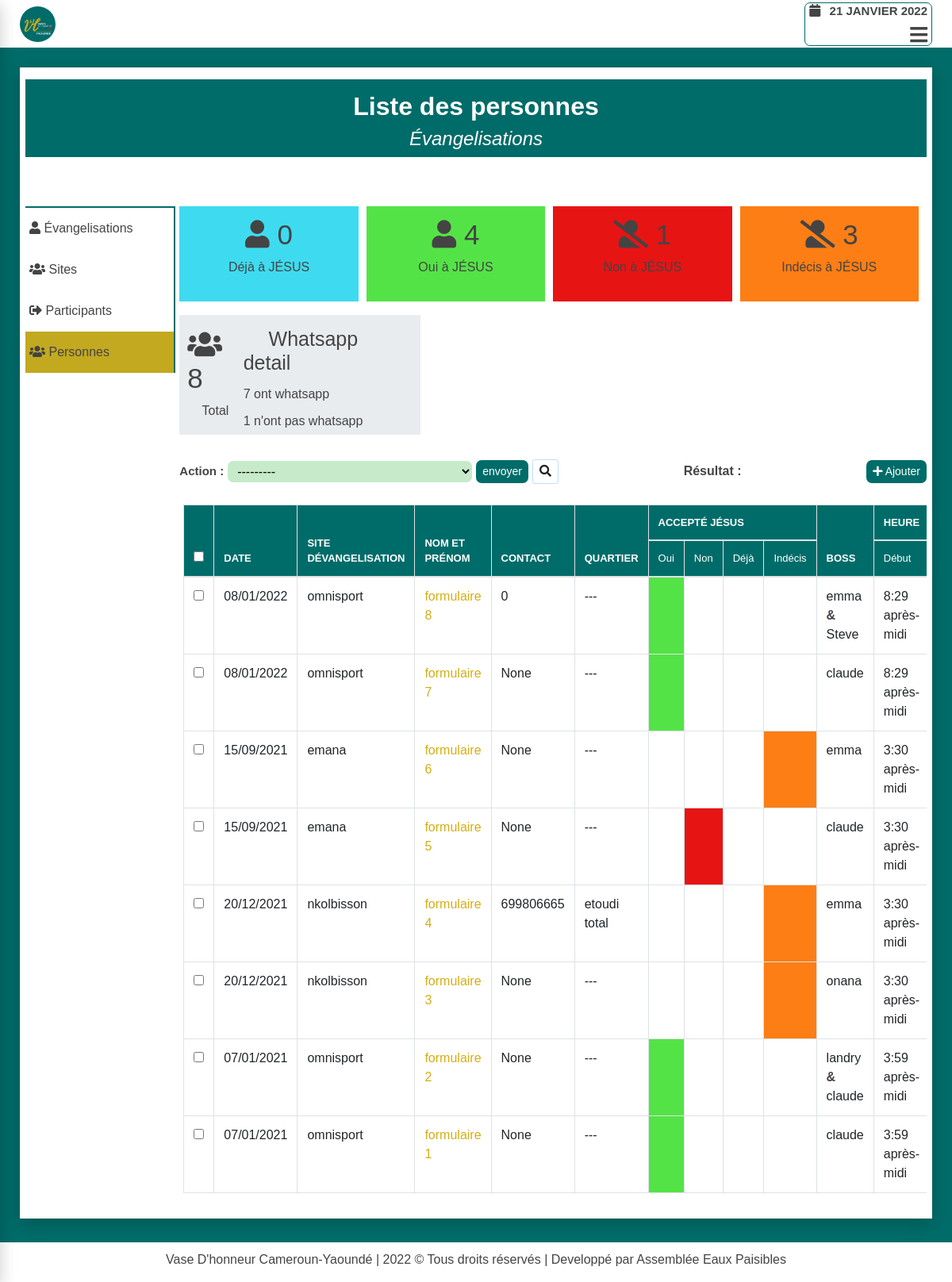
Screenshot of /evangelisation/operations/personnes/ with the database file from the repository.
### evangelisation/models.py (models this page shows, shortened)
class Person(models.Model):
    ACCEPTE_JESUS = (
        ('oui', 'Oui'),
        ('non', 'Non'),
        ('ras', 'Indécis'),
        ('déjà', 'Déjà')
    )
    SEXE = (
        ('masculin', 'Masculin'),
        ('féminin', 'Féminin')
    )
    WHATSAPP = (
        ('oui', 'Oui'),
        ('non', 'Non'),
    )
    author = models.ForeignKey(User, related_name='auth_personnes',
                                            on_delete=models.SET_NULL,
                                            blank=True,
                                            null=True,
                                            verbose_name="Enrgistré par ")
    evangelisation = models.ForeignKey(Evangelisation, related_name='personnes',
                                            on_delete=models.DO_NOTHING,
                                            blank=True,
                                            null=False,
                                            verbose_name="Moment d'évangelisation")
    date = models.DateField(auto_now_add=True)
    nom_et_prenom = models.CharField(max_length=200,
        verbose_name='Nom et Prénom',
        unique=True,
        null=False,
        help_text="ce champ doit avoir au moins trois caractères",
        error_messages={'unique':"Une personne avec ce nom existe déjà"})
    contacts = models.PositiveIntegerField(
                verbose_name="Numéro de téléphone",
                blank=True,
                null=True,
                default= "---",
                help_text="Le numéro de téléphone doit avoir 09 chiffres"
            )
    quartier_d_habitation = models.CharField(
        max_length=200,
        verbose_name="Quartier d'habitation",
        help_text="ce champ doit avoir au moins trois caractères",
        blank=True,
        null=True,
        default="---"
    )
    accepte_jesus = models.CharField(choices=ACCEPTE_JESUS, max_length=15, verbose_name='Accepté JÉSUS')
    sexe = models.CharField(choices=SEXE, max_length=15, verbose_name='Sexe')
    whatsapp = models.CharField(choices=WHATSAPP, max_length=15, verbose_name='Whatsapp', blank=True,  null=True)
    boss = models.ManyToManyField(Participant, related_name='personnes',
                        verbose_name="Qui l'ont évangelisé ?",
                        help_text="selectionner les personnes ayant évangelisés cette personne", blank=True)
    sujets_de_priere = models.TextField(verbose_name="Prière et observation", null=True, blank=True, help_text="ce champ est optionnel")
    temoignages = models.TextField(verbose_name="Témoignage", null=True, blank=True, help_text="ce champ est optionnel")
    created = models.DateTimeField(auto_now_add=True, verbose_name='créer à')
    updated = models.DateTimeField(auto_now=True, verbose_name='mis à jour à')
    class Meta:
        verbose_name = "Personne évangélisé"
        ordering = ('-nom_et_prenom',)

class Evangelisation(models.Model):
    status = (
        ('oui', 'Oui'),
        ('non', 'Non')
    )
    day = models.DateField(verbose_name="Jour d'évangélisation",
            default=timezone.now, unique=True,
            error_messages={'unique':"ce moment d'évangelisation existe déjà"})
    heure_de_debut = models.TimeField(default=timezone.now, verbose_name="Heure de début")
    heure_de_fin = models.TimeField(default=timezone.now, verbose_name="Heure de fin")
    site = models.ForeignKey(Site, related_name="evangelisations", verbose_name="Lieu d'évangelisation",
                            on_delete=models.SET_NULL, blank=True,  null=True)
    author = models.ForeignKey(User, related_name='evangs', on_delete=models.SET_NULL,
                                blank=True, null=True, verbose_name="créer par ")
    boss = models.ManyToManyField(Participant, related_name='participations',
                                blank=True, verbose_name="Qui sont présents ?")
    observation = models.TextField(verbose_name="Observations", null=True, blank=True)
    def dure(self):
        rest = None
        debut_minites = self.heure_de_debut.hour*60 + self.heure_de_debut.minute
        fin_minites = self.heure_de_fin.hour*60 + self.heure_de_fin.minute
        if debut_minites<=fin_minites:
            heure = (fin_minites - debut_minites)//60
            mini = (fin_minites - debut_minites)%60
            if 0<=heure<=9:
                if 0<=mini<=9:
                    rest = f"0{int(heure)}:0{mini}"
                else:
                    rest = f"0{int(heure)}:{mini}"
            else:
                if 0<=mini<=9:
                    rest = f"{int(heure)}:0{mini}"
                rest = f"{heure}:{mini}"
        else:
            return f"calcule impossible"
        return rest

class Site(models.Model):
    status = (
        ('oui', 'Oui'),
        ('non', 'Non')
    )
    nom_site_evangelisation = models.CharField(max_length=200,
                        verbose_name="site d'évangélisation",
                        help_text="le nom du site doit avoir au moins 03 caractères",
                        unique=True,
                        error_messages={'unique':"Un site avec ce nom existe déjà"})
    description = models.TextField(null=True, blank=True, verbose_name="Description", help_text="ajouter une description du site")
    image = models.ImageField(upload_to='images/site/%Y/%m/%d/', null=True, blank=True, help_text="ajouter une image")
    author = models.ForeignKey(User, related_name='sites',
                                on_delete=models.SET_NULL,
                                null=True,
                                verbose_name="ajouter par ")
    created = models.DateTimeField(auto_now_add=True)
    updated = models.DateTimeField(auto_now=True)
    class Meta:
        verbose_name = "Site d'évangélisation"
    def __str__(self):
        return self.nom_site_evangelisation

class Participant(models.Model):
    SEXE = (
        ('masculin', 'Masculin'),
        ('féminin', 'Féminin')
    )
    nom_et_prenom = models.CharField(max_length=200, unique=True, error_messages={'unique':"Un participant avec ce nom et\ou prénom existe déjà"})
    sexe = models.CharField(choices=SEXE, max_length=15, verbose_name='Sexe')
    author = models.ForeignKey(User, related_name='participants',
                                on_delete=models.SET_NULL,
                                blank=True,
                                null=True,
                                verbose_name="créer par ")
    created = models.DateTimeField(auto_now_add=True)
    updated = models.DateTimeField(auto_now=True)

### evangelisation/views.py (the view)
def evangelisation_app_operations(request, type_opera):
    return get_liste_models_and_template(request, type_opera)

### evangelisation/templates/pages/liste.html (shortened to what this page needs)
{% extends 'base.html' %}
{% block hamburger %}
<div class="menu-btn">
    <i class="fas fa-bars"></i>
</div>
{% endblock hamburger %}
{% block content %}
<div class="wrapper-head-liste">
    <div class="head-liste">
        <h2>Liste des {{type_opera}}</h2>
        <h4>Évangelisations</h4>
    </div>
</div>
<div class="wrapper-liste">
    <div class="row">
        <div class="col-md-2">
            {% include 'partials/operation-side-bar-link.html' %}
        </div>
        <div class="col-md-10">
            <div class="liste">
                {% if type_opera == "personnes" %}
                    <div class="row">
                        <div class="col-md-6 col-xl-3 col-lg-3 col-sm-6">
                            <div class="wrapper-evang-infos">
                                <div class="deja">
                                    <h2><i class="fa fa-user"></i> {{pers_deja|length}}</h2>
                                    <p>Déjà à JÉSUS</p>
                                </div>
                            </div>
                        </div>
                        <div class="col-md-6 col-xl-3 col-lg-3 col-sm-6" >
                            <div class="wrapper-evang-infos">
                                <div class="oui">
                                    <h2><i class="fa fa-user"></i> {{pers_oui|length}}</h2>
                                    <p>Oui à JÉSUS</p>
                                </div>
                            </div>
                        </div>
                        <div class="col-md-6 col-xl-3 col-lg-3 col-sm-6" >
                            <div class="wrapper-evang-infos">
                                <div class="non">
                                    <h2><i class="fa fa-user-slash"></i> {{pers_non|length}}</h2>
                                    <p>Non à JÉSUS</p>
                                </div>
                            </div>
                        </div>
                        <div class="col-md-6 col-xl-3 col-lg-3 col-sm-6">
                            <div class="wrapper-evang-infos">
                                <div class="indecis">
                                    <h2><i class="fa fa-user-slash"></i> {{pers_ras|length}}</h2>
                                    <p>Indécis à JÉSUS</p>
                                </div>
                            </div>
                        </div>
                        <div class="col-md-12 col-xl-4 col-lg-4">
                            <div class="wrapper-evang-infos">
                                <div class="wrapper-whatsapp">
                                    <div class="total-pers">
                                        <h2><i class="fa fa-users"></i> {{models|length}}</h2>
                                        <p>Total</p>
                                    </div>
                                    <div class="whatsapp">
                                        <h2><i class="fa fa-whatsapp"></i> Whatsapp detail</h2>
                                        <div class="oui-whatsapp">
                                            <p>{{pers_whatsapp_oui|length}} ont whatsapp</p>
                                        </div>
                                        <div class="non-whatsapp">
                                            <p>{{pers_whatsapp_non|length}} n'ont pas whatsapp</p>
                                        </div>
                                    </div>
                                </div>
                            </div>
                        </div>
                    </div>
                {% endif %}
                <form id="form-suppresion-liste"
                    action="{% url 'evangelisation:evangelisation_app_operations_models_supprimer' type_opera %}"
                    method="post" class="form-group marg-top">
                    <div class="form-inline form">
                        <div class="form-field form-inline">
                            <label for="suppression">Action : </label>
                            <select name="objects" id="suppression">
                                <option value="---------">
                                    ---------
                                </option>
                            </select>
                            <button type="submit" class="btn btn-success btn-sm" id="btn-liste-delete">envoyer</button>
                            <button type="button"
                            class="btn btn-default btn-sm"
                            id="btn-search">
                                <i class="fas fa-search"></i>
                            </button>
                        </div>
                        <div class="counter-selected">
                            <b>Résultat : </b> <b id="selection" style="color:red;"></b>
                        </div>
                        <div class="wrapper-btn-add">
                            <a class="btn btn-success btn-sm btn-media-query"
                                href="{% url 'evangelisation:evangelisation_app_form_nbre' type_opera %}">
                                <i class="fas fa-plus"></i>
                                Ajouter
                        </a>
                        </div>
                    </div>
                    <div class="results" id="results">
                        {% if type_opera == "participants" %}
                            {% include 'pages/participant/liste_participant.html' %}
                        {% elif type_opera == "sites" %}
                            {% include 'pages/site/liste_site.html' %}
                        {% elif type_opera == "personnes" %}
                            {% include 'pages/personne/liste_personne.html' %}
                        {% elif type_opera == "évangelisations" %}
                            {% include 'pages/evangelisation/liste_evangelisation.html' %}
                        {% endif %}
                    </div>
                </form>
            </div>
        </div>
    </div>
</div>
{% endblock content %}

### evangelisation/templates/pages/personne/table_personne.html (shortened to what this page needs)
{% for pers in models %}
    <tr>
        <td scope="row" class="action-checkbox">
            <input type="checkbox" name="selected_action"
                value="{{ pers.id }} " class="action-select">
        </td>
        <td>{{ pers.evangelisation.day|date:"d/m/Y" }}</td>
        <td>{{ pers.evangelisation.site }}</td>
        <td>
            <a style="color: #d4ad14;" href="{% url 'evangelisation:evangelisation_app_operations_modifier' 'personnes' pers.id  %}">
                {{ pers.nom_et_prenom }}
            </a>
        </td>
        <td>{{ pers.contacts }}</td>
        <td>{{ pers.quartier_d_habitation }}</td>
        {% if pers.accepte_jesus == 'oui' %}
            <td style="background-color: #54E346;"></td>
            <td></td>
            <td></td>
            <td></td>
        {% elif pers.accepte_jesus == 'non' %}
            <td></td>
            <td style="background-color: #E71414;"></td>
            <td></td>
            <td></td>
        {% elif pers.accepte_jesus == 'déjà' %}
            <td></td>
            <td></td>
            <td style="background-color: #3EDBF0;"></td>
            <td></td>
        {% elif pers.accepte_jesus == 'ras' %}
            <td></td>
            <td></td>
            <td></td>
            <td style="background-color: #fd7e14;"></td>
        {% endif %}
        <td>
            {% for boss in pers.boss.all %}
            {{ boss.nom_et_prenom }}
            {% ifnotequal forloop.last True  %}
            <b> & </b>
            {% endifnotequal %}
            {% endfor %}
        </td>
        <td>{{ pers.evangelisation.heure_de_debut }}</td>
    </tr>
{% endfor %}

### rows the page displays
Person: evangelisation.day "08/01/2022", evangelisation.site "omnisport", nom_et_prenom "formulaire 8", contacts "0", quartier_d_habitation "---", accepte_jesus "oui" (drawn), evangelisation.heure_de_debut "8:29 après-midi"
Participant: nom_et_prenom "emma"
Participant: nom_et_prenom "Steve"
Person: evangelisation.day "08/01/2022", evangelisation.site "omnisport", nom_et_prenom "formulaire 7", contacts "None", quartier_d_habitation "---", accepte_jesus "oui" (drawn), evangelisation.heure_de_debut "8:29 après-midi"
Participant: nom_et_prenom "claude"
Person: evangelisation.day "15/09/2021", evangelisation.site "emana", nom_et_prenom "formulaire 6", contacts "None", quartier_d_habitation "---", accepte_jesus "ras" (drawn), evangelisation.heure_de_debut "3:30 après-midi"
Person: evangelisation.day "15/09/2021", evangelisation.site "emana", nom_et_prenom "formulaire 5", contacts "None", quartier_d_habitation "---", accepte_jesus "non" (drawn), evangelisation.heure_de_debut "3:30 après-midi"
Person: evangelisation.day "20/12/2021", evangelisation.site "nkolbisson", nom_et_prenom "formulaire 4", contacts "699806665", quartier_d_habitation "etoudi total", accepte_jesus "ras" (drawn), evangelisation.heure_de_debut "3:30 après-midi"
Person: evangelisation.day "20/12/2021", evangelisation.site "nkolbisson", nom_et_prenom "formulaire 3", contacts "None", quartier_d_habitation "---", accepte_jesus "ras" (drawn), evangelisation.heure_de_debut "3:30 après-midi"
Participant: nom_et_prenom "onana"
Person: evangelisation.day "07/01/2021", evangelisation.site "omnisport", nom_et_prenom "formulaire 2", contacts "None", quartier_d_habitation "---", accepte_jesus "oui" (drawn), evangelisation.heure_de_debut "3:59 après-midi"
Participant: nom_et_prenom "landry"
Person: evangelisation.day "07/01/2021", evangelisation.site "omnisport", nom_et_prenom "formulaire 1", contacts "None", quartier_d_habitation "---", accepte_jesus "oui" (drawn), evangelisation.heure_de_debut "3:59 après-midi"

### other values shown
{{ type_opera }} "personnes"
{{ pers_deja|length }} "0"
{{ pers_oui|length }} "4"
{{ pers_ras|length }} "3"
{{ models|length }} "8"
{{ pers_whatsapp_oui|length }} "7"
{{ pers_whatsapp_non|length }} "1"
